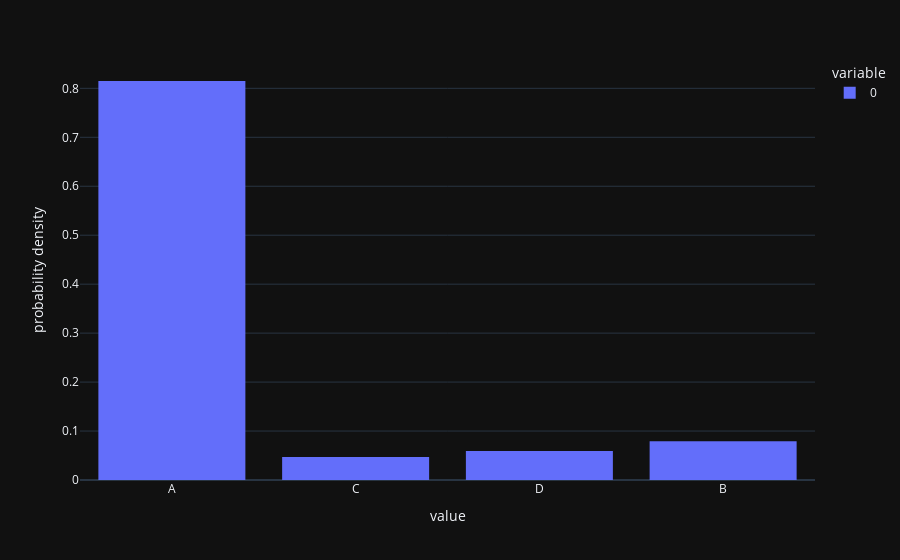

Notebook code for this chart:
### Code cell
def get_a_random_distribution(n : int):
    """genere une distribution de probabilité a support fini."""
    substrat=[]
    for k in range(n):
        if (k==n-1) and (substrat!=[]):
            substrat.append(1-sum(substrat))
        else:
            substrat.append(np.random.uniform(0,1-sum(substrat)))
    return substrat
    
class Constructuer_Chaine_Markovienne():
    def __init__(self, states : tuple, mu_zero_dis : (float), transitions : [(float)]):
        self.states = states
        self.mu_zero_dis = mu_zero_dis
        self.transitions = transitions
        self.transitions_walker_table = [walkerTable(distribution=line,distribution_values=states) for line in transitions]
        self.mu_zero = walkerTable(distribution=mu_zero_dis,distribution_values=states)
        self.indexa = dict(zip(states,range(len(states))))
    def __repr__(self):
        return str(self.states) + "\n" + self.mu_zero.__repr__() + "\n" + "".join([line.__repr__() + "\n" for line in self.transitions_walker_table])
    def __str__(self):
        return str(self.states) + "\n" + self.mu_zero.__str__() + "\n" + "".join([line.__str__() + "\n" for line in self.transitions_walker_table])
class Chaine_Markovienne():
    def __init__(self, constructor):
        """Chaine_Markovienne modélise une chaine de markov a support fini.
        States est un tuple contenant tous les etats de la chaine.
        mu_zero (un tuple) est la distribution a support fini de la loi de X0.
        transitions la matrice de transition.
        o(n)
        """
        assert len(constructor.states) !=0, "Chaine sans états"
        self.states = constructor.states
        self.mu_zero = constructor.mu_zero
        self.state = self.mu_zero.run()
        self.round = 0
        self.transitions = constructor.transitions
        self.transitions_walker_table = constructor.transitions_walker_table
        self.indexa = constructor.indexa
        pass
    def run(self, rounds : int):
        """Simule la trajectoire d'une chaine de markov avec un temps d'arret discret T = rounds"""
        for i in range(rounds):
            self.state = self.transitions_walker_table[self.indexa[self.state]].run()
            self.round = self.round + 1
        return self.state
    def __repr__(self):
        txt = "\n"
        for k in self.transitions:
            txt = txt + "||"
            for i in range(len(k)):
                txt = txt + " " + str(k[i] + 0.0000000001)[:4] + " |"
            txt = txt + "|\n"
        return "current state : " + str(self.state) + txt
    def __str__(self):
        txt = "\n"
        for k in self.transitions:
            txt = txt + "||"
            for i in range(len(k)):
                txt = txt + " " + str(k[i] + 0.0000000001)[:4] + " |"
            txt = txt + "|\n"
        return "current state : " + str(self.state) + txt
    def reinit(self):
        self.state = self.mu_zero.run()
        self.round = 0
        pass
    def empiricLikelihood(self, n=1000):
        """Affiche l'histogramme de notre distribution pour n simmulation"""
        assert n != 0, "distribution non spécifiée"
        fig = px.histogram([self.run(rounds=1000) for k in range(n)], histnorm='probability density', template="plotly_dark")
        fig.show()
constructor_test = Constructuer_Chaine_Markovienne(states=("A","B","C","D"),
                         mu_zero_dis=get_a_random_distribution(4),
                         transitions=[get_a_random_distribution(4) for i in range(4)])
test1 = Chaine_Markovienne(constructor=constructor_test)
print(test1)
test1.empiricLikelihood()

### Figure 1 — Plotly figure (JSON) as saved in the notebook; plotly's stock layout.template omitted (floating-point values rounded to 4 significant figures; data arrays with more than 128 entries replaced by an {"elided": "..."} marker saying what was removed)
{"data": [{"bingroup": "x", "histnorm": "probability density", "hovertemplate": "variable=0<br>value=%{x}<br>probability density=%{y}<extra></extra>", "legendgroup": "0", "marker": {"color": "#636efa", "pattern": {"shape": ""}}, "name": "0", "orientation": "v", "showlegend": true, "type": "histogram", "x": {"elided": "1000 str values"}, "xaxis": "x", "yaxis": "y"}], "layout": {"barmode": "relative", "legend": {"title": {"text": "variable"}, "tracegroupgap": 0}, "margin": {"t": 60}, "xaxis": {"anchor": "y", "domain": [0, 1], "title": {"text": "value"}}, "yaxis": {"anchor": "x", "domain": [0, 1], "title": {"text": "probability density"}}}}
